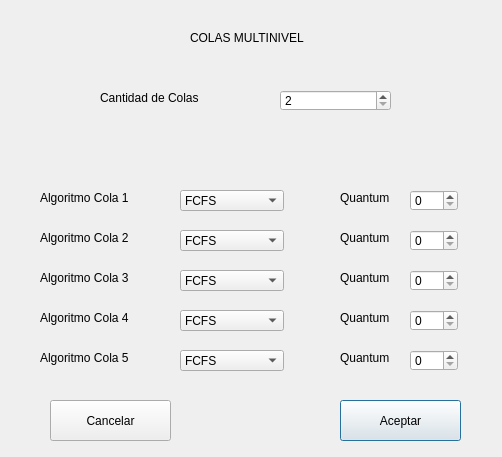
<?xml version="1.0" encoding="UTF-8"?>
<ui version="4.0">
 <class>MQ</class>
 <widget class="QDialog" name="MQ">
  <property name="geometry">
   <rect>
    <x>0</x>
    <y>0</y>
    <width>502</width>
    <height>457</height>
   </rect>
  </property>
  <property name="minimumSize">
   <size>
    <width>0</width>
    <height>0</height>
   </size>
  </property>
  <property name="windowTitle">
   <string>Colas Multinivel</string>
  </property>
  <widget class="QLabel" name="label_MQ">
   <property name="geometry">
    <rect>
     <x>190</x>
     <y>30</y>
     <width>121</width>
     <height>16</height>
    </rect>
   </property>
   <property name="text">
    <string>COLAS MULTINIVEL</string>
   </property>
  </widget>
  <widget class="QLabel" name="label_CantColas">
   <property name="geometry">
    <rect>
     <x>100</x>
     <y>90</y>
     <width>121</width>
     <height>16</height>
    </rect>
   </property>
   <property name="text">
    <string>Cantidad de Colas</string>
   </property>
  </widget>
  <widget class="QWidget" name="widget" native="true">
   <property name="geometry">
    <rect>
     <x>20</x>
     <y>160</y>
     <width>461</width>
     <height>231</height>
    </rect>
   </property>
   <widget class="QSpinBox" name="spinBox_q2">
    <property name="enabled">
     <bool>true</bool>
    </property>
    <property name="geometry">
     <rect>
      <x>390</x>
      <y>70</y>
      <width>48</width>
      <height>21</height>
     </rect>
    </property>
   </widget>
   <widget class="QSpinBox" name="spinBox_q5">
    <property name="enabled">
     <bool>true</bool>
    </property>
    <property name="geometry">
     <rect>
      <x>390</x>
      <y>190</y>
      <width>48</width>
      <height>21</height>
     </rect>
    </property>
   </widget>
   <widget class="QSpinBox" name="spinBox_q1">
    <property name="enabled">
     <bool>true</bool>
    </property>
    <property name="geometry">
     <rect>
      <x>390</x>
      <y>30</y>
      <width>48</width>
      <height>21</height>
     </rect>
    </property>
   </widget>
   <widget class="QSpinBox" name="spinBox_q3">
    <property name="enabled">
     <bool>true</bool>
    </property>
    <property name="geometry">
     <rect>
      <x>390</x>
      <y>110</y>
      <width>48</width>
      <height>21</height>
     </rect>
    </property>
   </widget>
   <widget class="QSpinBox" name="spinBox_q4">
    <property name="enabled">
     <bool>true</bool>
    </property>
    <property name="geometry">
     <rect>
      <x>390</x>
      <y>150</y>
      <width>48</width>
      <height>21</height>
     </rect>
    </property>
   </widget>
   <widget class="QLabel" name="label_algCola1">
    <property name="enabled">
     <bool>true</bool>
    </property>
    <property name="geometry">
     <rect>
      <x>20</x>
      <y>30</y>
      <width>121</width>
      <height>16</height>
     </rect>
    </property>
    <property name="text">
     <string>Algoritmo Cola 1</string>
    </property>
   </widget>
   <widget class="QLabel" name="label_algCola5">
    <property name="enabled">
     <bool>true</bool>
    </property>
    <property name="geometry">
     <rect>
      <x>20</x>
      <y>190</y>
      <width>121</width>
      <height>16</height>
     </rect>
    </property>
    <property name="text">
     <string>Algoritmo Cola 5</string>
    </property>
   </widget>
   <widget class="QLabel" name="label_algCola2">
    <property name="enabled">
     <bool>true</bool>
    </property>
    <property name="geometry">
     <rect>
      <x>20</x>
      <y>70</y>
      <width>121</width>
      <height>16</height>
     </rect>
    </property>
    <property name="text">
     <string>Algoritmo Cola 2</string>
    </property>
   </widget>
   <widget class="QLabel" name="label_algCola3">
    <property name="enabled">
     <bool>true</bool>
    </property>
    <property name="geometry">
     <rect>
      <x>20</x>
      <y>110</y>
      <width>121</width>
      <height>16</height>
     </rect>
    </property>
    <property name="text">
     <string>Algoritmo Cola 3</string>
    </property>
   </widget>
   <widget class="QLabel" name="label_q4">
    <property name="enabled">
     <bool>true</bool>
    </property>
    <property name="geometry">
     <rect>
      <x>320</x>
      <y>150</y>
      <width>61</width>
      <height>16</height>
     </rect>
    </property>
    <property name="text">
     <string>Quantum</string>
    </property>
   </widget>
   <widget class="QLabel" name="label_q5">
    <property name="enabled">
     <bool>true</bool>
    </property>
    <property name="geometry">
     <rect>
      <x>320</x>
      <y>190</y>
      <width>61</width>
      <height>16</height>
     </rect>
    </property>
    <property name="text">
     <string>Quantum</string>
    </property>
   </widget>
   <widget class="QLabel" name="label_algCola4">
    <property name="enabled">
     <bool>true</bool>
    </property>
    <property name="geometry">
     <rect>
      <x>20</x>
      <y>150</y>
      <width>121</width>
      <height>16</height>
     </rect>
    </property>
    <property name="text">
     <string>Algoritmo Cola 4</string>
    </property>
   </widget>
   <widget class="QLabel" name="label_q1">
    <property name="enabled">
     <bool>true</bool>
    </property>
    <property name="geometry">
     <rect>
      <x>320</x>
      <y>30</y>
      <width>61</width>
      <height>16</height>
     </rect>
    </property>
    <property name="text">
     <string>Quantum</string>
    </property>
   </widget>
   <widget class="QLabel" name="label_q2">
    <property name="enabled">
     <bool>true</bool>
    </property>
    <property name="geometry">
     <rect>
      <x>320</x>
      <y>70</y>
      <width>61</width>
      <height>16</height>
     </rect>
    </property>
    <property name="text">
     <string>Quantum</string>
    </property>
   </widget>
   <widget class="QLabel" name="label_q3">
    <property name="enabled">
     <bool>true</bool>
    </property>
    <property name="geometry">
     <rect>
      <x>320</x>
      <y>110</y>
      <width>61</width>
      <height>16</height>
     </rect>
    </property>
    <property name="text">
     <string>Quantum</string>
    </property>
   </widget>
   <widget class="QComboBox" name="comboBox_alg2">
    <property name="geometry">
     <rect>
      <x>160</x>
      <y>70</y>
      <width>104</width>
      <height>21</height>
     </rect>
    </property>
    <item>
     <property name="text">
      <string>FCFS</string>
     </property>
    </item>
    <item>
     <property name="text">
      <string>Prioridades</string>
     </property>
    </item>
    <item>
     <property name="text">
      <string>RR</string>
     </property>
    </item>
   </widget>
   <widget class="QComboBox" name="comboBox_alg3">
    <property name="enabled">
     <bool>true</bool>
    </property>
    <property name="geometry">
     <rect>
      <x>160</x>
      <y>110</y>
      <width>104</width>
      <height>21</height>
     </rect>
    </property>
    <item>
     <property name="text">
      <string>FCFS</string>
     </property>
    </item>
    <item>
     <property name="text">
      <string>Prioridades</string>
     </property>
    </item>
    <item>
     <property name="text">
      <string>RR</string>
     </property>
    </item>
   </widget>
   <widget class="QComboBox" name="comboBox_alg1">
    <property name="geometry">
     <rect>
      <x>160</x>
      <y>30</y>
      <width>104</width>
      <height>21</height>
     </rect>
    </property>
    <property name="editable">
     <bool>false</bool>
    </property>
    <item>
     <property name="text">
      <string>FCFS</string>
     </property>
    </item>
    <item>
     <property name="text">
      <string>Prioridades</string>
     </property>
    </item>
    <item>
     <property name="text">
      <string>RR</string>
     </property>
    </item>
   </widget>
   <widget class="QComboBox" name="comboBox_alg4">
    <property name="enabled">
     <bool>true</bool>
    </property>
    <property name="geometry">
     <rect>
      <x>160</x>
      <y>150</y>
      <width>104</width>
      <height>21</height>
     </rect>
    </property>
    <item>
     <property name="text">
      <string>FCFS</string>
     </property>
    </item>
    <item>
     <property name="text">
      <string>Prioridades</string>
     </property>
    </item>
    <item>
     <property name="text">
      <string>RR</string>
     </property>
    </item>
   </widget>
   <widget class="QComboBox" name="comboBox_alg5">
    <property name="enabled">
     <bool>true</bool>
    </property>
    <property name="geometry">
     <rect>
      <x>160</x>
      <y>190</y>
      <width>104</width>
      <height>21</height>
     </rect>
    </property>
    <item>
     <property name="text">
      <string>FCFS</string>
     </property>
    </item>
    <item>
     <property name="text">
      <string>Prioridades</string>
     </property>
    </item>
    <item>
     <property name="text">
      <string>RR</string>
     </property>
    </item>
   </widget>
  </widget>
  <widget class="QSpinBox" name="spinBoxCantColas">
   <property name="geometry">
    <rect>
     <x>280</x>
     <y>90</y>
     <width>111</width>
     <height>21</height>
    </rect>
   </property>
   <property name="minimum">
    <number>2</number>
   </property>
   <property name="maximum">
    <number>5</number>
   </property>
  </widget>
  <widget class="QPushButton" name="pushButton_aceptar">
   <property name="geometry">
    <rect>
     <x>340</x>
     <y>400</y>
     <width>121</width>
     <height>41</height>
    </rect>
   </property>
   <property name="text">
    <string>Aceptar</string>
   </property>
  </widget>
  <widget class="QPushButton" name="pushButton_cancelar">
   <property name="geometry">
    <rect>
     <x>50</x>
     <y>400</y>
     <width>121</width>
     <height>41</height>
    </rect>
   </property>
   <property name="text">
    <string>Cancelar</string>
   </property>
  </widget>
 </widget>
 <resources/>
 <connections/>
</ui>
